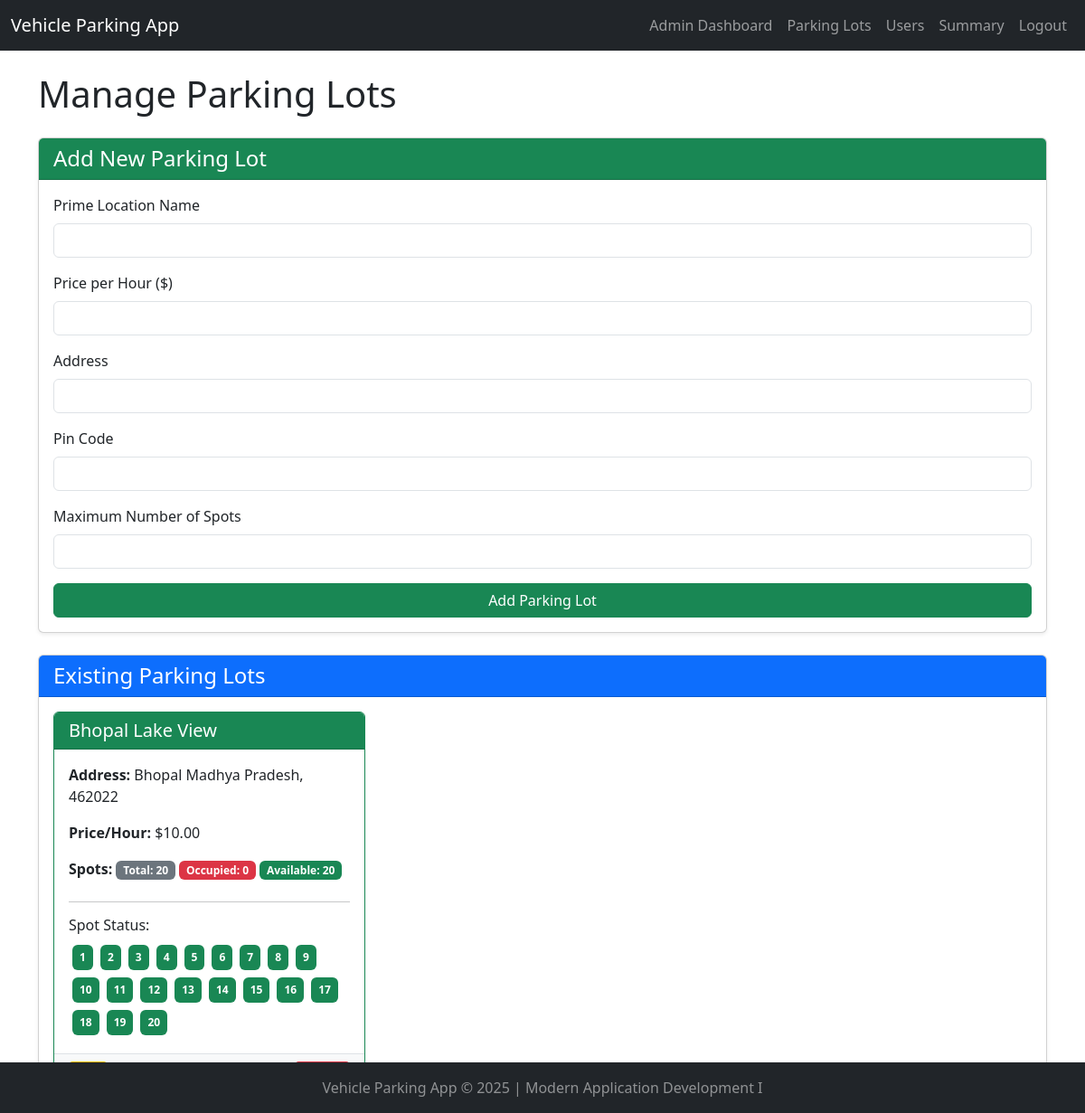
Page /admin_parking_lots (signed in) on the committed database.
### app.py (models this page shows)
class ParkingLot(db.Model):
    __tablename__ = "parking_lots"
    id = db.Column(db.Integer, primary_key=True)
    prime_location_name = db.Column(db.String(120), unique=True, nullable=False)
    price_per_hour = db.Column(db.Float, nullable=False)
    address = db.Column(db.String(200), nullable=False)
    pin_code = db.Column(db.String(10), nullable=False)
    maximum_number_of_spots = db.Column(db.Integer, nullable=False)
    parking_spots = db.relationship("ParkingSpot", backref="parking_lot", cascade="all, delete-orphan")

class ParkingSpot(db.Model):
    __tablename__ = "parking_spots"
    id = db.Column(db.Integer, primary_key=True)
    lot_id = db.Column(db.Integer, db.ForeignKey("parking_lots.id"), nullable=False)
    spot_number = db.Column(db.Integer, nullable=False) # e.g., 1, 2, 3... within a lot
    status = db.Column(db.String(1), nullable=False, default="A") # 'A' for Available, 'O' for Occupied
    reserved_spots = db.relationship("ReservedSpot", backref="parking_spot", cascade="all, delete-orphan") # One-to-many relationship
    __table_args__ = (db.UniqueConstraint('lot_id', 'spot_number', name='_lot_spot_uc'),)

### app.py (the view, shortened to what this page needs)
@app.route("/admin_parking_lots", methods=["GET", "POST"])
def admin_parking_lots():
    if "admin_logged_in" not in session:
        flash("Please login to access the admin dashboard.", "danger")
        return redirect(url_for("admin_login"))
    parking_lots = db.session.query(ParkingLot).order_by(ParkingLot.prime_location_name).all()
    lot_data = []
    for lot in parking_lots:
        total_spots = db.session.query(ParkingSpot).filter_by(lot_id=lot.id).count()
        occupied_spots = db.session.query(ParkingSpot).filter_by(lot_id=lot.id, status="O").count()
        spots_in_lot = db.session.query(ParkingSpot).filter_by(lot_id=lot.id).order_by(ParkingSpot.spot_number).all()
        lot_data.append({
            'lot': lot,
            'total_spots': total_spots,
            'occupied_spots': occupied_spots,
            'spots_list': spots_in_lot
        })
    return render_template("admin_parking_lots.html", lot_data=lot_data)

### templates/admin_parking_lots.html (shortened to what this page needs)
{% extends "base.html" %}
{% block content %}
    <h1 class="mb-4">Manage Parking Lots</h1>
    <div class="card mb-4 shadow-sm">
        <div class="card-header bg-success text-white">
            <h4 class="mb-0">Add New Parking Lot</h4>
        </div>
        <div class="card-body">
            <form action="{{ url_for('admin_parking_lots') }}" method="POST">
                <div class="mb-3">
                    <label for="prime_location_name" class="form-label">Prime Location Name</label>
                    <input type="text" class="form-control" id="prime_location_name" name="prime_location_name" required>
                </div>
                <div class="mb-3">
                    <label for="price_per_hour" class="form-label">Price per Hour ($)</label>
                    <input type="number" step="0.01" class="form-control" id="price_per_hour" name="price_per_hour" required min="0">
                </div>
                <div class="mb-3">
                    <label for="address" class="form-label">Address</label>
                    <input type="text" class="form-control" id="address" name="address" required>
                </div>
                <div class="mb-3">
                    <label for="pin_code" class="form-label">Pin Code</label>
                    <input type="text" class="form-control" id="pin_code" name="pin_code" required pattern="[0-9]{6}" title="Please enter a 6-digit pin code.">
                </div>
                <div class="mb-3">
                    <label for="maximum_number_of_spots" class="form-label">Maximum Number of Spots</label>
                    <input type="number" class="form-control" id="maximum_number_of_spots" name="maximum_number_of_spots" required min="1">
                </div>
                <button type="submit" class="btn btn-success w-100">Add Parking Lot</button>
            </form>
        </div>
    </div>
    <div class="card shadow-sm">
        <div class="card-header bg-primary text-white">
            <h4 class="mb-0">Existing Parking Lots</h4>
        </div>
        <div class="card-body">
            {% if lot_data %}
                <div class="row row-cols-1 row-cols-md-2 row-cols-lg-3 g-4">
                {% for data in lot_data %}
                    <div class="col">
                        <div class="card h-100 border-{{ 'danger' if data.occupied_spots > 0 else 'success' }}">
                            <div class="card-header bg-{{ 'danger' if data.occupied_spots > 0 else 'success' }} text-white">
                                <h5 class="card-title mb-0">{{ data.lot.prime_location_name }}</h5>
                            </div>
                            <div class="card-body d-flex flex-column">
                                <p class="card-text"><strong>Address:</strong> {{ data.lot.address }}, {{ data.lot.pin_code }}</p>
                                <p class="card-text"><strong>Price/Hour:</strong> ${{ "%.2f"|format(data.lot.price_per_hour) }}</p>
                                <p class="card-text mb-2"><strong>Spots:</strong> <span class="badge bg-secondary">Total: {{ data.total_spots }}</span> <span class="badge bg-danger">Occupied: {{ data.occupied_spots }}</span> <span class="badge bg-success">Available: {{ data.total_spots - data.occupied_spots }}</span></p>
                                <hr/>
                                <h6>Spot Status:</h6>
                                <div class="d-flex flex-wrap flex-grow-1">
                                    {% for spot in data.spots_list %}
                                        <span class="badge m-1 p-2
                                            {% if spot.status == 'O' %}bg-danger
                                            {% else %}bg-success
                                            {% endif %}"
                                            title="Spot {{ spot.spot_number }}: {% if spot.status == 'O' %}Occupied{% else %}Available{% endif %}">
                                            {{ spot.spot_number }}
                                        </span>
                                    {% endfor %}
                                </div>
                            </div>
                            <div class="card-footer d-flex justify-content-between bg-light border-top">
                                <a href="{{ url_for('admin_edit_parking_lot', lot_id=data.lot.id) }}" class="btn btn-sm btn-warning">Edit</a>
                                <a href="{{ url_for('admin_delete_parking_lot', lot_id=data.lot.id) }}" class="btn btn-sm btn-danger" onclick="return confirm('Are you sure you want to delete this parking lot? This can only be done if all spots are available.');">Delete</a>
                            </div>
                        </div>
                    </div>
                {% endfor %}
                </div>
            {% else %}
                <p>No parking lots added yet. Use the form above to add your first parking lot!</p>
            {% endif %}
        </div>
    </div>
{% endblock %}

### rows in the picture
ParkingLot: lot.prime_location_name "Bhopal Lake View", lot.address "Bhopal Madhya Pradesh", lot.pin_code "462022", lot.price_per_hour "10.00"
ParkingSpot: spot_number "1"
ParkingSpot: spot_number "2"
ParkingSpot: spot_number "3"
ParkingSpot: spot_number "4"
ParkingSpot: spot_number "5"
ParkingSpot: spot_number "6"
ParkingSpot: spot_number "7"
ParkingSpot: spot_number "8"
ParkingSpot: spot_number "9"
ParkingSpot: spot_number "10"
ParkingSpot: spot_number "11"
ParkingSpot: spot_number "12"
ParkingSpot: spot_number "13"
ParkingSpot: spot_number "14"
ParkingSpot: spot_number "15"
ParkingSpot: spot_number "16"
ParkingSpot: spot_number "17"
ParkingSpot: spot_number "18"
ParkingSpot: spot_number "19"
ParkingSpot: spot_number "20"

### other values in the picture
{{ data.total_spots }} "20"
{{ data.occupied_spots }} "0"
{{ data.total_spots - data.occupied_spots }} "20"
